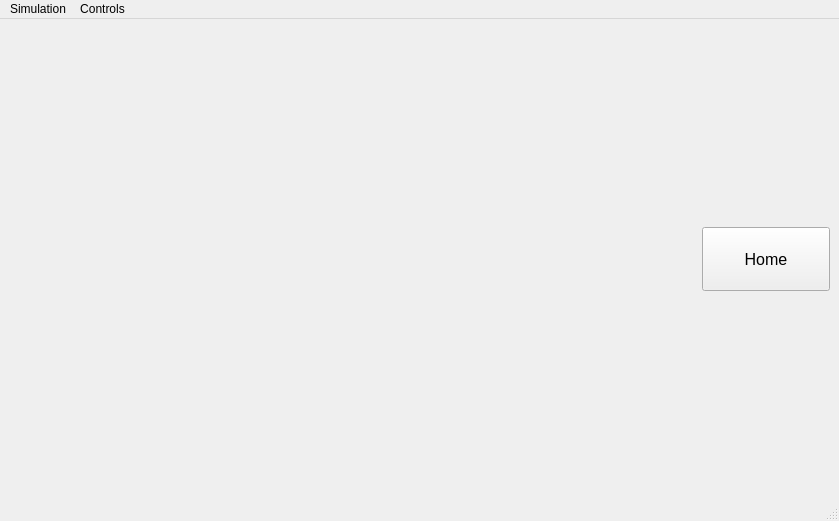
<?xml version="1.0" encoding="UTF-8"?>
<ui version="4.0">
 <class>PumpWindow</class>
 <widget class="QMainWindow" name="PumpWindow">
  <property name="geometry">
   <rect>
    <x>0</x>
    <y>0</y>
    <width>839</width>
    <height>521</height>
   </rect>
  </property>
  <property name="sizePolicy">
   <sizepolicy hsizetype="Preferred" vsizetype="Preferred">
    <horstretch>0</horstretch>
    <verstretch>0</verstretch>
   </sizepolicy>
  </property>
  <property name="windowTitle">
   <string>Insulin Pump</string>
  </property>
  <widget class="QWidget" name="centralwidget">
   <layout class="QHBoxLayout" name="horizontalLayout">
    <item>
     <widget class="QStackedWidget" name="screenStack">
      <property name="font">
       <font>
        <pointsize>12</pointsize>
       </font>
      </property>
     </widget>
    </item>
    <item>
     <widget class="QPushButton" name="homeButton">
      <property name="sizePolicy">
       <sizepolicy hsizetype="Fixed" vsizetype="Fixed">
        <horstretch>0</horstretch>
        <verstretch>0</verstretch>
       </sizepolicy>
      </property>
      <property name="minimumSize">
       <size>
        <width>128</width>
        <height>64</height>
       </size>
      </property>
      <property name="font">
       <font>
        <pointsize>12</pointsize>
       </font>
      </property>
      <property name="text">
       <string>Home</string>
      </property>
     </widget>
    </item>
   </layout>
  </widget>
  <widget class="QMenuBar" name="menubar">
   <property name="geometry">
    <rect>
     <x>0</x>
     <y>0</y>
     <width>839</width>
     <height>21</height>
    </rect>
   </property>
   <widget class="QMenu" name="menuControls">
    <property name="title">
     <string>Controls</string>
    </property>
    <addaction name="actionPowerOn"/>
    <addaction name="actionPowerOff"/>
    <addaction name="actionCharge_to_100"/>
    <addaction name="actionRefill_Insulin"/>
   </widget>
   <widget class="QMenu" name="menuSim">
    <property name="title">
     <string>Simulation</string>
    </property>
    <addaction name="actionExit"/>
   </widget>
   <addaction name="menuSim"/>
   <addaction name="menuControls"/>
  </widget>
  <widget class="QStatusBar" name="statusbar"/>
  <action name="actionStart">
   <property name="text">
    <string>Start</string>
   </property>
  </action>
  <action name="actionStop">
   <property name="text">
    <string>Stop</string>
   </property>
  </action>
  <action name="actionResume">
   <property name="text">
    <string>Resume</string>
   </property>
  </action>
  <action name="actionPause">
   <property name="text">
    <string>Pause</string>
   </property>
  </action>
  <action name="actionPowerOn">
   <property name="text">
    <string>Power On</string>
   </property>
  </action>
  <action name="actionExit">
   <property name="text">
    <string>Exit</string>
   </property>
  </action>
  <action name="actionCGM">
   <property name="text">
    <string>CGM</string>
   </property>
  </action>
  <action name="actionErrors">
   <property name="text">
    <string>Errors</string>
   </property>
  </action>
  <action name="actionConfig">
   <property name="text">
    <string>Config</string>
   </property>
  </action>
  <action name="actionLockScreen">
   <property name="text">
    <string>Lock</string>
   </property>
  </action>
  <action name="actionHomeScreen">
   <property name="text">
    <string>Home</string>
   </property>
  </action>
  <action name="actionProfiles">
   <property name="text">
    <string>Profiles</string>
   </property>
  </action>
  <action name="actionPowerOff">
   <property name="text">
    <string>Power Off</string>
   </property>
  </action>
  <action name="actionAdd_Meal_Event">
   <property name="text">
    <string>Add Meal Event</string>
   </property>
  </action>
  <action name="actionCharge_to_100">
   <property name="text">
    <string>Charge to 100</string>
   </property>
  </action>
  <action name="actionRefill_Insulin">
   <property name="text">
    <string>Refill Insulin</string>
   </property>
  </action>
 </widget>
 <resources/>
 <connections>
  <connection>
   <sender>actionExit</sender>
   <signal>triggered()</signal>
   <receiver>PumpWindow</receiver>
   <slot>close()</slot>
   <hints>
    <hint type="sourcelabel">
     <x>-1</x>
     <y>-1</y>
    </hint>
    <hint type="destinationlabel">
     <x>627</x>
     <y>437</y>
    </hint>
   </hints>
  </connection>
  <connection>
   <sender>actionCharge_to_100</sender>
   <signal>triggered()</signal>
   <receiver>PumpWindow</receiver>
   <slot>onBatteryCharged()</slot>
   <hints>
    <hint type="sourcelabel">
     <x>-1</x>
     <y>-1</y>
    </hint>
    <hint type="destinationlabel">
     <x>419</x>
     <y>260</y>
    </hint>
   </hints>
  </connection>
  <connection>
   <sender>actionRefill_Insulin</sender>
   <signal>triggered()</signal>
   <receiver>PumpWindow</receiver>
   <slot>onRefillInsulin()</slot>
   <hints>
    <hint type="sourcelabel">
     <x>-1</x>
     <y>-1</y>
    </hint>
    <hint type="destinationlabel">
     <x>419</x>
     <y>260</y>
    </hint>
   </hints>
  </connection>
 </connections>
 <slots>
  <slot>onOpenConfigActionTriggered()</slot>
  <slot>onBatteryCharged()</slot>
  <slot>onRefillInsulin()</slot>
 </slots>
</ui>
